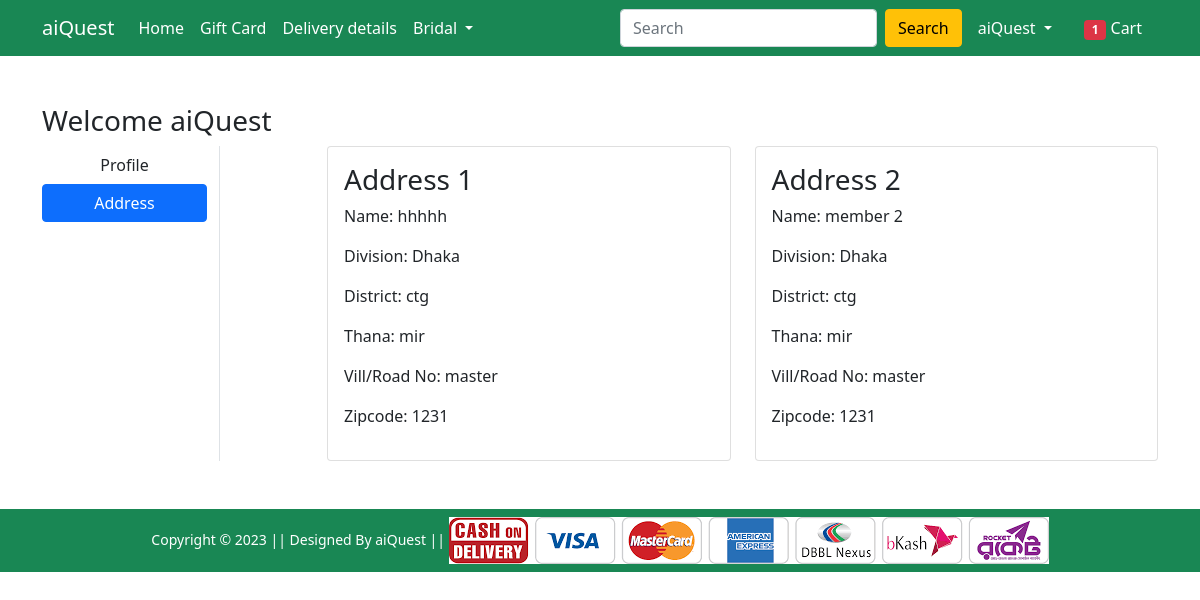
Page /address/ (signed in) on the committed database.
### Shop/models.py (models this page shows, shortened)
class Customer_Info(models.Model):
    user = models.ForeignKey(User, on_delete=models.CASCADE)
    name = models.CharField(max_length=200)
    division = models.CharField(choices=DIVITION_CHOICES, max_length=50)
    district = models.CharField(max_length=200)
    thana = models.CharField(max_length=50)
    villorroad = models.CharField(max_length=50)
    zipcode = models.IntegerField()

### Shop/views.py (the view)
# urls.py: path('address/', views.address, name='address'),
@login_required
def address(request):
     add = Customer_Info.objects.filter(user=request.user)
     totalitem = 0
     if request.user.is_authenticated:
          totalitem = len(Cart.objects.filter(user=request.user))
     contex={
          'add':add,
          'totalitem':totalitem,
     }
     return render(request, 'Shop/address.html', contex)

### Shop/templates/Shop/address.html (shortened to what this page needs)
{% extends 'Shop/base.html' %}
{% load static %}
{% block main-content %}
<div class="container my-5">
    <div class="row">
        <h3>Welcome aiQuest</h3>
        <div class="col-sm-2 border-end">
            <ul class="list-unstyled">
                <li class="d-grid"><a href="{% url 'profile' %}" class="btn">Profile</a></li>
                <li class="d-grid"><a href="{% url 'address' %}" class="btn btn-primary">Address</a></li>
            </ul>
        </div>
        <div class="col-sm-9 offset-sm-1">
            <div class="row">
                {% for ad in add %}
                <div class="col-sm-6">
                    <div class="card">
                        <div class="card-body">
                            <h3>Address {{forloop.counter}}</h3>
                            <p>Name: {{ad.name}}</p>
                            <p>Division: {{ad.division}}</p>
                            <p>District: {{ad.district}}</p>
                            <p>Thana: {{ad.thana}}</p>
                            <p>Vill/Road No: {{ad.villorroad}}</p>
                            <p>Zipcode: {{ad.zipcode}}</p>
                        </div>
                    </div>
                </div>
                {% endfor %}
            </div>
        </div>
    </div>
</div>
{% endblock main-content %}

### rows in the picture
Customer_Info: name "hhhhh", division "Dhaka", district "ctg", thana "mir", villorroad "master", zipcode "1231"
Customer_Info: name "member 2", division "Dhaka", district "ctg", thana "mir", villorroad "master", zipcode "1231"

### other values in the picture
{{ totalitem }} "1"
